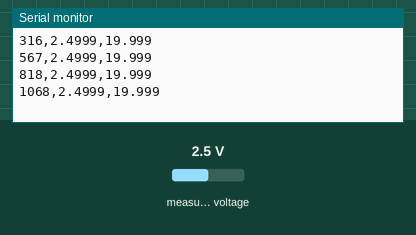
Simulated run of this sketch. Board: ESP32. On the bench: the last lines printed to the serial monitor. Inputs (shaded band) come from the test bench; at power-on: measured voltage 2.5 V.

Above: at 1.2 s.
1.3 s: measured voltage set to 0.6 V
At 1.5 s:
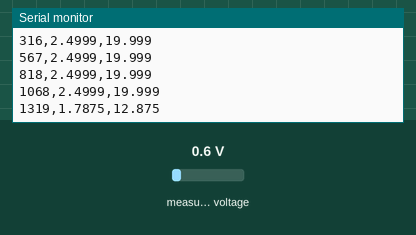
2.8 s: measured voltage set to 0.3 V
At 3.25 s:
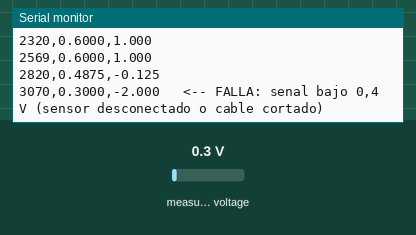
Timing chart, 0 to 5.8 s (numbered marks = the images above; inputs shaded):
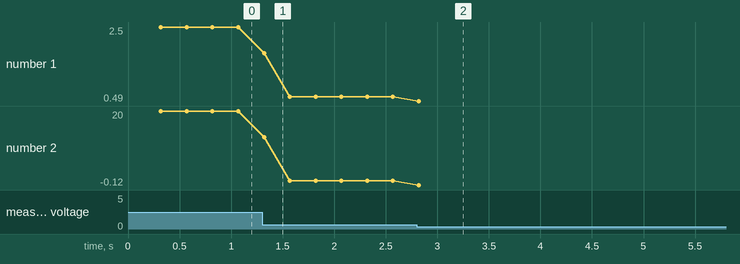

The sketch:

presion.ino
```cpp
// Lectura del transductor de presión XDB401 (0-40 bar, salida 0,5-4,5 V) con ADS1115 - ESP32
// Monitor Serie: 115200 baudios, terminación "Nueva línea".
//
// Salida en CSV:  t_ms,volts,bar
// Comandos:  zero  -> toma la lectura actual como 0 bar (hacer a presión atmosférica)
//            reset -> quita el cero
//
// Conexiones:
//   Sensor  rojo (alimentación) -> +12 V de la fuente
//   Sensor  negro (GND)         -> GND común
//   Sensor  amarillo (señal)    -> ADS1115 A1  (soldado en A1; ajustar CANAL si se mueve)
//   ADS1115 VDD -> 5 V (VIN del ESP32), GND -> GND común, ADDR -> GND (dirección 0x48)
//   ADS1115 SDA/SCL -> conversor de nivel 4 canales -> ESP32 GPIO21 (SDA) / GPIO22 (SCL)
//   Conversor de nivel: HV = 5 V, LV = 3V3 del ESP32, GND común
//
// Biblioteca: "Adafruit ADS1X15" (Administrador de bibliotecas de Arduino IDE).
// Ganancia 2/3 (±6,144 V): necesaria porque la salida llega a 4,5 V.
//
// v2 (2026-11-26): el canal es una constante (CANAL). La v1 leía A0, pero el cable estaba
// soldado en A1: el pin A0 flotaba y daba un valor fijo (~0,65 V) que no dependía del sensor.

#include <Wire.h>
#include <Adafruit_ADS1X15.h>

Adafruit_ADS1115 ads;

const int PIN_SDA = 21;
const int PIN_SCL = 22;

const uint8_t CANAL = 1;      // canal del ADS donde está el cable amarillo (0=A0, 1=A1, 2=A2, 3=A3)

const float V_MIN = 0.5f;     // salida a 0 bar
const float V_MAX = 4.5f;     // salida a fondo de escala
const float P_FS  = 40.0f;    // fondo de escala en bar (0-4 MPa)
const int   N_PROM = 8;       // lecturas promediadas por muestra
const unsigned long PERIODO_MS = 250;

float offsetBar = 0.0f;
unsigned long tUltima = 0;

float leerVoltios() {
  float suma = 0;
  for (int i = 0; i < N_PROM; i++) {
    suma += ads.computeVolts(ads.readADC_SingleEnded(CANAL));
  }
  return suma / N_PROM;
}

float aBar(float v) {
  return (v - V_MIN) / (V_MAX - V_MIN) * P_FS;
}

void setup() {
  Serial.begin(115200);
  Wire.begin(PIN_SDA, PIN_SCL);
  if (!ads.begin(0x48, &Wire)) {
    Serial.println("ERROR: no se encuentra el ADS1115 (revisar SDA/SCL, VDD y direccion 0x48)");
    while (true) delay(1000);
  }
  ads.setGain(GAIN_TWOTHIRDS);                 // +-6,144 V
  ads.setDataRate(RATE_ADS1115_128SPS);
  Serial.printf("Listo (canal A%d). Salida: t_ms,volts,bar   (comandos: zero / reset)\n", CANAL);
}

void loop() {
  if (Serial.available()) {
    String cmd = Serial.readStringUntil('\n');
    cmd.trim();
    cmd.toLowerCase();
    if (cmd == "zero") {
      offsetBar = aBar(leerVoltios());
      Serial.printf("Cero fijado. Offset = %.3f bar\n", offsetBar);
    } else if (cmd == "reset") {
      offsetBar = 0.0f;
      Serial.println("Cero eliminado");
    }
  }

  if (millis() - tUltima >= PERIODO_MS) {
    tUltima = millis();
    float v = leerVoltios();
    float p = aBar(v) - offsetBar;
    Serial.printf("%lu,%.4f,%.3f", millis(), v, p);
    if (v < 0.4f) Serial.print("   <-- FALLA: senal bajo 0,4 V (sensor desconectado o cable cortado)");
    if (v > 4.6f) Serial.print("   <-- FUERA DE RANGO: senal sobre 4,6 V");
    Serial.println();
  }
}
```

Measured:
- the behaviour switches between 0.5 and 0.4 V on measured voltage (found by bisection; images 1 and 2)
- after the input at 1.3 s, the serial monitor: prints a new line at once (image 1)
- after the input at 2.8 s, the serial monitor: prints a new line at once (image 2)
- plotted number 1: 2.5 → 0.6 after the input at 1.3 s, 0.6 → 0.49 after the input at 2.8 s
- plotted number 2: 1 → -0.12 after the input at 2.8 s
